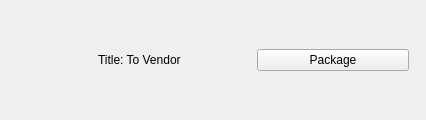
<?xml version="1.0" encoding="UTF-8"?>
<ui version="4.0">
 <class>ListItemWidget</class>
 <widget class="QWidget" name="ListItemWidget">
  <property name="geometry">
   <rect>
    <x>0</x>
    <y>0</y>
    <width>426</width>
    <height>120</height>
   </rect>
  </property>
  <property name="windowTitle">
   <string>Form</string>
  </property>
  <layout class="QHBoxLayout" name="horizontalLayout_3">
   <property name="spacing">
    <number>1</number>
   </property>
   <property name="leftMargin">
    <number>8</number>
   </property>
   <property name="topMargin">
    <number>4</number>
   </property>
   <property name="rightMargin">
    <number>8</number>
   </property>
   <property name="bottomMargin">
    <number>4</number>
   </property>
   <item>
    <widget class="QFrame" name="box">
     <property name="frameShape">
      <enum>QFrame::NoFrame</enum>
     </property>
     <layout class="QHBoxLayout" name="horizontalLayout">
      <item>
       <widget class="QLabel" name="thumbnail">
        <property name="minimumSize">
         <size>
          <width>35</width>
          <height>35</height>
         </size>
        </property>
        <property name="maximumSize">
         <size>
          <width>75</width>
          <height>75</height>
         </size>
        </property>
        <property name="frameShape">
         <enum>QFrame::NoFrame</enum>
        </property>
        <property name="text">
         <string/>
        </property>
        <property name="pixmap">
         <pixmap resource="resources.qrc">:/res/sg_logo.png</pixmap>
        </property>
        <property name="scaledContents">
         <bool>true</bool>
        </property>
        <property name="alignment">
         <set>Qt::AlignCenter</set>
        </property>
       </widget>
      </item>
      <item>
       <widget class="QLabel" name="body">
        <property name="sizePolicy">
         <sizepolicy hsizetype="Preferred" vsizetype="Expanding">
          <horstretch>0</horstretch>
          <verstretch>0</verstretch>
         </sizepolicy>
        </property>
        <property name="text">
         <string>Title: To Vendor</string>
        </property>
        <property name="alignment">
         <set>Qt::AlignLeading|Qt::AlignLeft|Qt::AlignVCenter</set>
        </property>
        <property name="wordWrap">
         <bool>true</bool>
        </property>
       </widget>
      </item>
      <item>
       <widget class="QPushButton" name="package_btn">
        <property name="minimumSize">
         <size>
          <width>0</width>
          <height>0</height>
         </size>
        </property>
        <property name="text">
         <string>Package</string>
        </property>
       </widget>
      </item>
     </layout>
    </widget>
   </item>
  </layout>
 </widget>
 <resources>
  <include location="resources.qrc"/>
 </resources>
 <connections/>
</ui>
